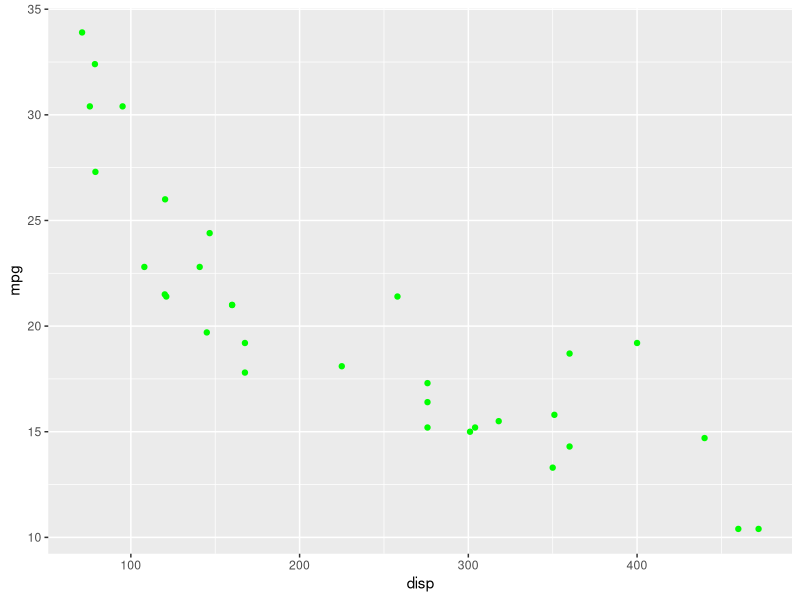
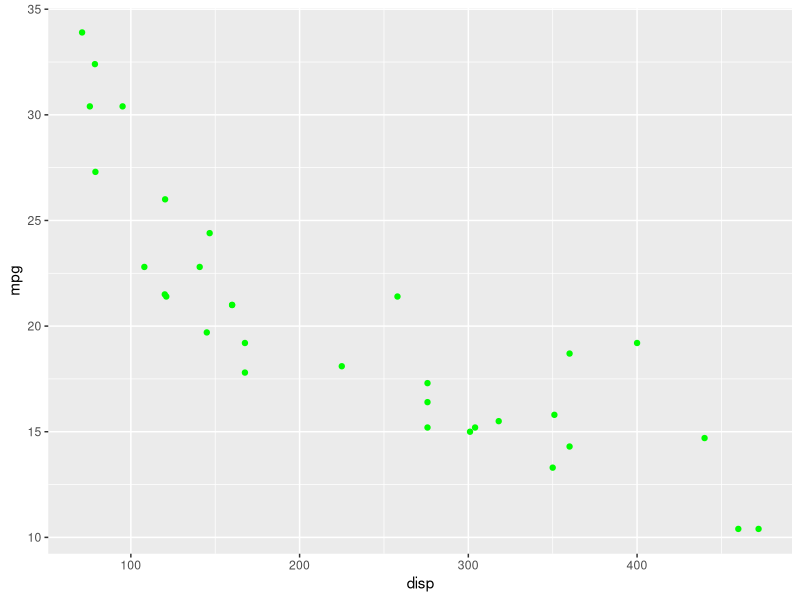
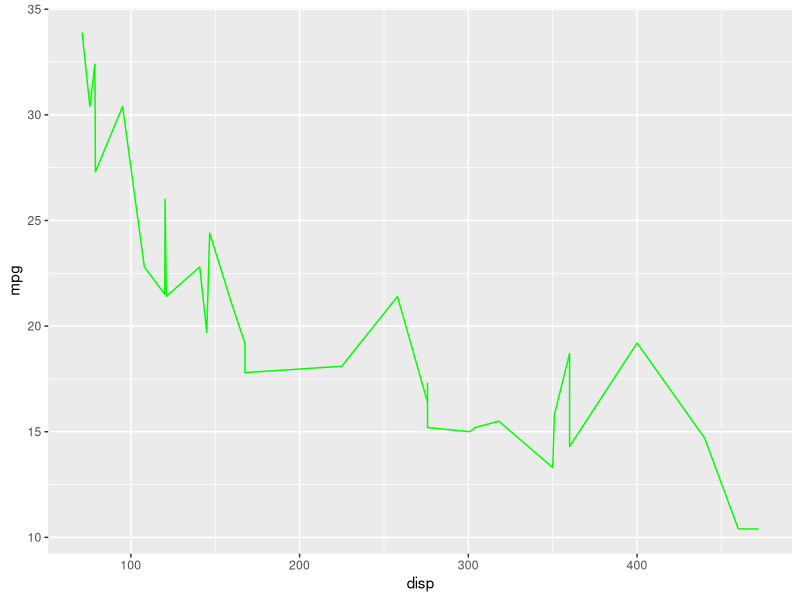
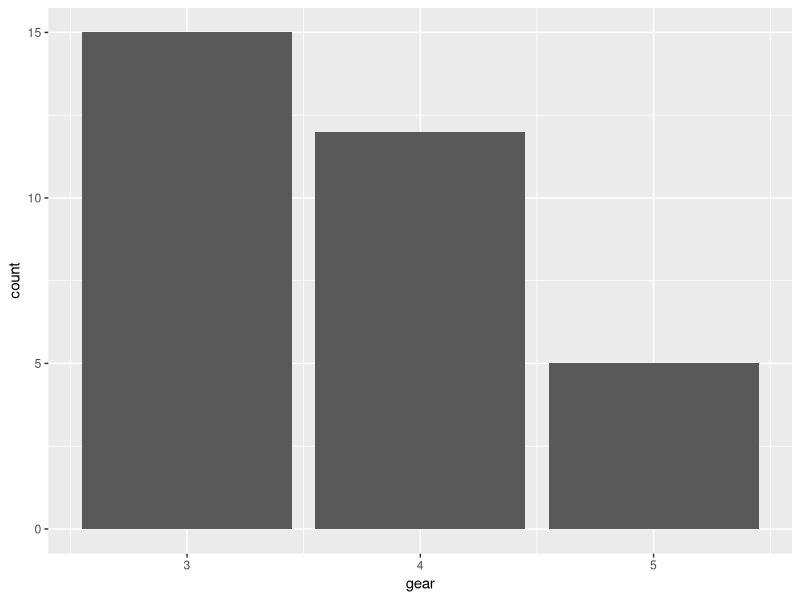
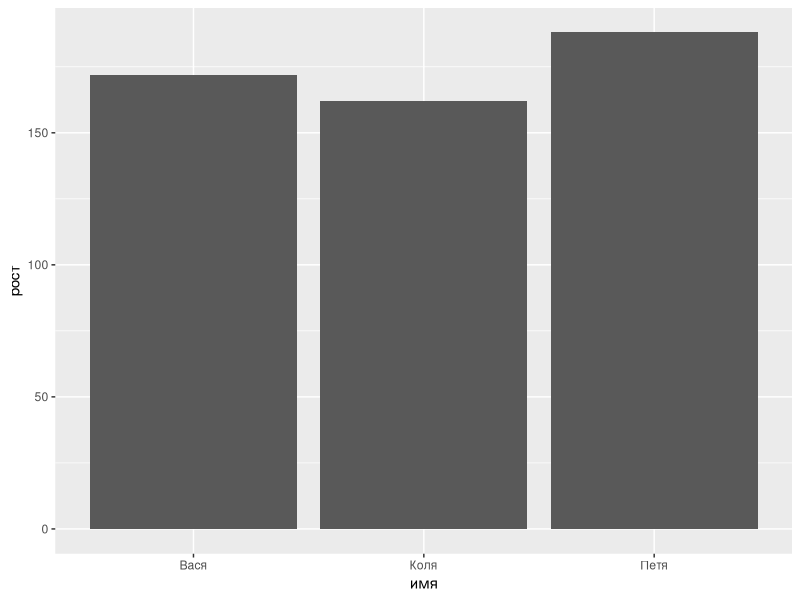
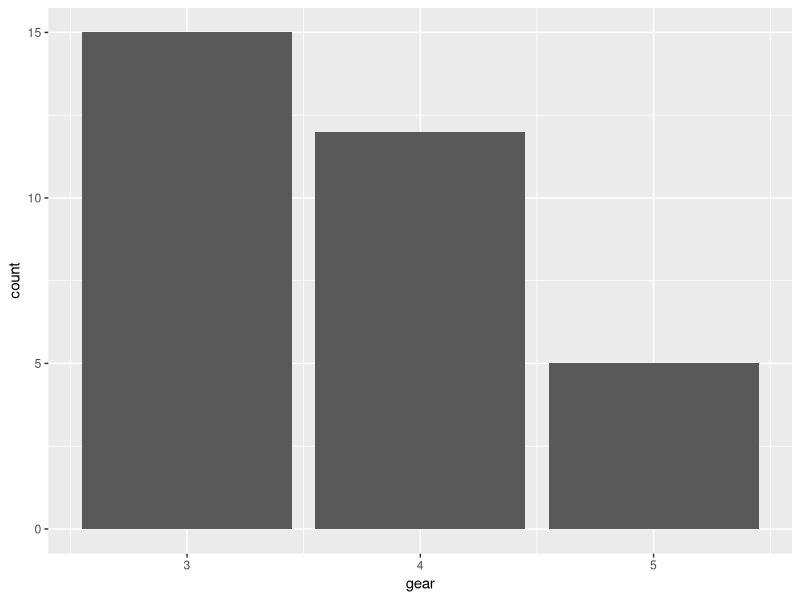
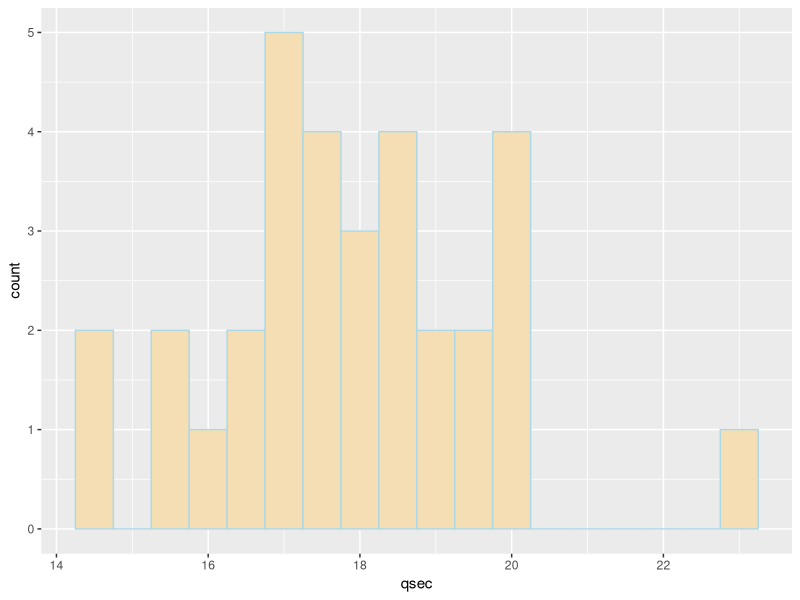
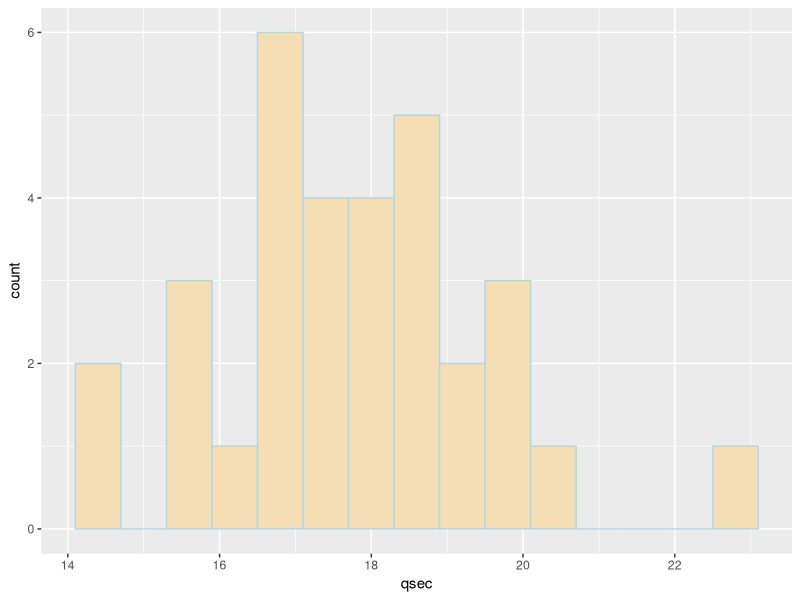

Write the R code that produced these figures, in order.
## ---- chunk 1
library(ggplot2)

## ---- chunk 2
head(mtcars)

## ---- chunk 3

ggplot(data=mtcars) + 
  geom_point(mapping = aes(x=disp,y=mpg), col="green")
## ---- chunk 4
str(factor("green"))
## ---- chunk 5

ggplot(data=mtcars) + 
  geom_point(mapping = aes(x=disp,y=mpg,, col=I("green")))
## ---- chunk 6

ggplot(data=mtcars) + 
  geom_line(mapping = aes(x=disp,y=mpg, col=I("green")))
## ---- chunk 7
ggplot(mtcars) +
 geom_bar(mapping = aes(x = gear)) 
## ---- chunk 8
library(ggplot2)
library(tibble)
heights <- tibble(имя=c("Вася","Петя","Коля"),
                  рост=c(172,188,162))
## ---- chunk 9
ggplot(data=heights)+
  geom_bar(mapping = aes(x=имя,y=рост),stat = "identity")
## ---- chunk 10
ggplot(mtcars) +
 geom_bar(mapping = aes(x = gear), stat='count') 
## ---- chunk 11
mtcars[mtcars$gear==3,]
## ---- chunk 12
ggplot(mtcars) +
 geom_histogram(mapping = aes(x = qsec), binwidth = 0.5,fill="wheat", col="light blue") 
## ---- chunk 13
ggplot(mtcars) +
 geom_histogram(mapping = aes(x = qsec), bins = 15,fill="wheat", col="light blue") 
## ---- chunk 14

ggplot(data=mtcars) + 
  geom_smooth(mapping = aes(x=disp,y=mpg))
## ---- chunk 15

ggplot(data=mtcars) + 
  geom_smooth(mapping = aes(x=disp,y=mpg),se = F)
## ---- chunk 16

ggplot(data=mtcars) + 
  geom_smooth(mapping = aes(x=disp,y=mpg),method="lm")
## ---- chunk 17

ggplot(data=mtcars) + 
  geom_smooth(mapping = aes(x=disp,y=mpg),method="lm",formula=y~poly(x,2))
## ---- chunk 18

ggplot(data=mtcars,mapping = aes(x=disp,y=mpg)) + 
  geom_smooth(method="lm",formula=y~poly(x,2))+
  geom_point(col="red")
